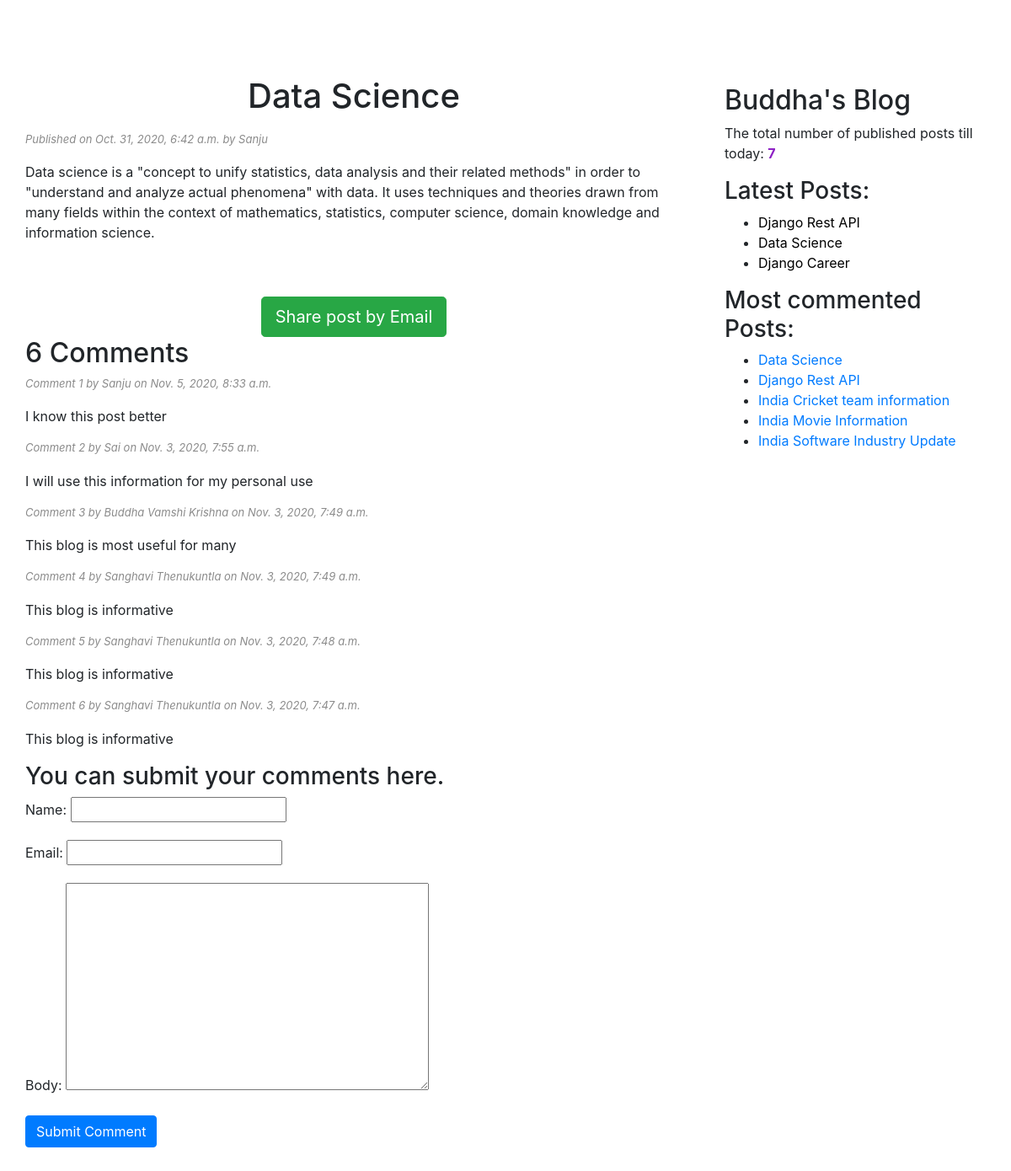
Page /2020/10/31/data-science/ on the committed database.
### blogapp/models.py (models this page shows, shortened)
class Post(models.Model):
    STATUS_CHOICES = (('draft', 'Draft'), ('published', 'Published'))
    title = models.CharField(max_length=256)
    slug = models.SlugField(max_length=264, unique_for_date='publish')
    author = models.ForeignKey(User, related_name='blog_posts', on_delete=models.CASCADE)
    body = models.TextField()
    publish = models.DateTimeField(default=timezone.now)
    created = models.DateTimeField(auto_now_add=True)
    updated = models.DateTimeField(auto_now=True)
    status = models.CharField(max_length=10, choices=STATUS_CHOICES, default='draft')
    objects = CustomManager()
    tags = TaggableManager()
    class Meta:
        ordering = ('-publish',)
    def get_absolute_url(self):
        return reverse('post_detail', args=[self.publish.year, self.publish.strftime('%m'),
                                            self.publish.strftime('%d'), self.slug])

class Comment(models.Model):
    post = models.ForeignKey(Post, related_name='comments', on_delete=models.CASCADE)
    name = models.CharField(max_length=32)
    email = models.EmailField()
    body = models.TextField()
    created = models.DateTimeField(auto_now_add=True)
    updated = models.DateTimeField(auto_now_add=True)
    active = models.BooleanField(default=True)
    class Meta:
        ordering = ('-created',)

### blogapp/views.py (the view)
def post_detail_view(request, year, month, day, post):
    post = get_object_or_404(Post, slug=post,
                             status='published',
                             publish__year=year,
                             publish__month=month,
                             publish__day=day)
    comments = post.comments.filter(active=True)
    csubmit = False
    if request.method == 'POST':
        form = CommentForm(request.POST)
        if form.is_valid():
            new_comment = form.save(commit=False)
            new_comment.post = post
            new_comment.save()
            csubmit = True
    else:
        form = CommentForm()
    return render(request, 'blogapp/post_details.html', {'post': post, 'form': form, 'csubmit': csubmit,
                                                         'comments': comments})

### blogapp/forms.py
class CommentForm(forms.ModelForm):
    class Meta:
        model = Comment
        fields = ('name', 'email', 'body')

### blogapp/models.py (called while the page is built)
    def get_queryset(self):
        return super().get_queryset().filter(status='published')

### blogapp/templatetags/blogapp_tags.py (called while the page is built)
@register.simple_tag(name='my_tag')
def total_posts():
    return Post.objects.count()

@register.inclusion_tag('blogapp/latest_posts123.html')
def show_latest_posts():
    latest_posts = Post.objects.order_by('-publish')[:3]
    return {'latest_posts': latest_posts}

@register.simple_tag
def get_most_commented_posts(count=5):
    return Post.objects.annotate(total_comments=Count('comments')).order_by('-total_comments')[:count]

### templates/blogapp/post_details.html (shortened to what this page needs)
<!DOCTYPE html>
{% extends 'blogapp/base.html'%}
    {%block content%}
    <h1>{{post.title}}</h1>
        <p id="date">Published on {{post.publish}} by {{post.author|title}}</p>
        {{post.body|linebreaks}}<br><br>
        <div class="container" align="center">
            <a href="/{{post.id}}/share" class="btn btn-lg btn-success">Share post by Email</a>
        </div>
        {% with comments.count as comments_count%}
            <h2>{{comments_count}} Comment{{comments_count|pluralize}}</h2>
        {%endwith%}
        {%if comments%}
            {%for comment in comments%}
                <p id="ch">Comment {{forloop.counter}} by {{comment.name}} on {{comment.created}}</p>
                <div class="cb">{{comment.body|linebreaks}}</div>
            {%endfor%}
        {%else%}
            <p>There are no comments yet!</p>
        {%endif%}
        {%if csubmit %}
            <h3>Your comment added successfully</h3>
        {%else%}
            <h3>You can submit your comments here.</h3>
            <form method="POST">
            {{form.as_p}}
                <input type="submit" name="" value="Submit Comment" class="btn btn-primary">
            </form>
        {%endif%}
    {%endblock%}

### templates/blogapp/base.html (shortened to what this page needs)
<!DOCTYPE html>
{%load blogapp_tags%}
{%load static%}
<html lang="en">
<head>
    <link rel="stylesheet" href="https://stackpath.bootstrapcdn.com/bootstrap/4.3.1/css/bootstrap.min.css"
>
    <link rel="stylesheet" href="{% static "css/blogstyle.css" %}">
</head>
<body>
<div class="content">
    {%block content%}
    {%endblock%}
</div>
<div class="sidebar">
    <h2>Buddha's Blog</h2>
    <p>The total number of published posts till today: <span id="pcount">{%my_tag%}</span></p>
    <h3>Latest Posts: </h3>{% show_latest_posts %}
    <h3>Most commented Posts:</h3>
    {% get_most_commented_posts as most_commented_posts %}
    <ul>
        {%for post in most_commented_posts%}
        <li><a href="{{post.get_absolute_url}}">{{post.title}}</a></li>
        {%endfor%}
    </ul>
</div>
</body>
</html>

### templates/blogapp/latest_posts123.html
<ul>
    {%for post in latest_posts %}
    <li><a class="one" href="{{post.get_absolute_url}}">{{post.title}}</a></li>
    {%endfor%}
</ul>

### static/css/blogstyle.css (style rules this page uses)
.content { width : 70% ; float : left ; padding : 30px; margin-top: 60px; }
.sidebar { width: 30% ; float: right ; padding : 20px; margin-top: 80px; }
h1 { text-align: center; padding-bottom : 10px }
#date,#ch { font-size: 13px; font-style: italic; color:#8B8B8B; }
#ch { font-size: 13px; font-style: italic; border-bottom: 0.5px solid white; }
#pcount { color: #8D20C4; font-weight: bold; }
a.one:link { color:#000000; }

### rows in the picture
Post: title "Data Science", publish "Oct. 31, 2020, 6:42 a.m.", author "Sanju", body "Data science is a \"concept to unify statistics, data analysis and their related methods\" in order to \"understand and analyze actual phenomena\" with data. It uses techniques and theories drawn from many fields within the context of mathematics, statistics, computer science, domain knowledge and information science."
Comment: name "Sanju", created "Nov. 5, 2020, 8:33 a.m.", body "I know this post better"
Comment: name "Sai", created "Nov. 3, 2020, 7:55 a.m.", body "I will use this information for my personal use"
Comment: name "Buddha Vamshi Krishna", created "Nov. 3, 2020, 7:49 a.m.", body "This blog is most useful for many"
Comment: name "Sanghavi Thenukuntla", created "Nov. 3, 2020, 7:49 a.m.", body "This blog is informative"
Comment: name "Sanghavi Thenukuntla", created "Nov. 3, 2020, 7:48 a.m.", body "This blog is informative"
Comment: name "Sanghavi Thenukuntla", created "Nov. 3, 2020, 7:47 a.m.", body "This blog is informative"
Post: title "Django Rest API"
Post: title "Django Career"
Post: title "India Cricket team information"
Post: title "India Movie Information"
Post: title "India Software Industry Update"

### other values in the picture
{{ comments_count }} "6"
